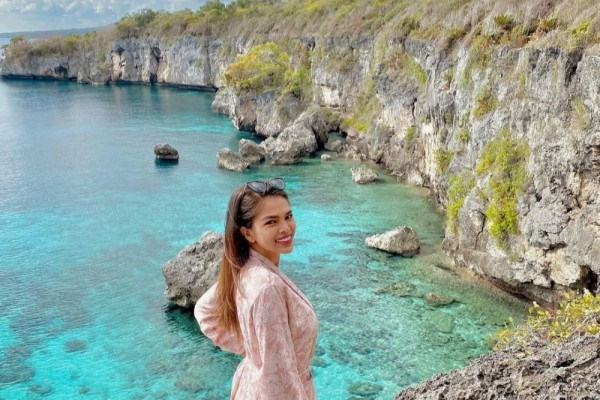
#> input picture chapter2/adam.jpg, 600 x 400 px
$ python gambar.py
#> lines starting #> are read from the running program, lines starting #| are printed output that depends on the picture
from PIL import Image
from PIL import ImageFilter

# Memuat gambar
image = Image.open('adam.jpg')
#> image is the input picture: PIL image 600x400 RGB; mean R, G, B 140.9, 159.3, 148.4

# Menyimpan gambar
image.save('result.jpg')

cropped_image = image.crop((10, 10, 200, 200))
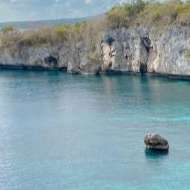
#> cropped_image: PIL image 190x190 RGB; mean R, G, B 132.7, 154.6, 161.2
cropped_image.save('cropped_result.jpg')

resized_image = cropped_image.resize((100, 100))
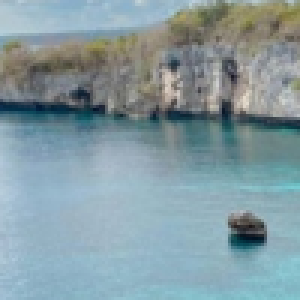
#> resized_image: PIL image 100x100 RGB (shown 3 times larger); mean R, G, B 132.7, 154.6, 161.2
resized_image.save('resized_result.jpg')

filtered_image = resized_image.filter(ImageFilter.BLUR)
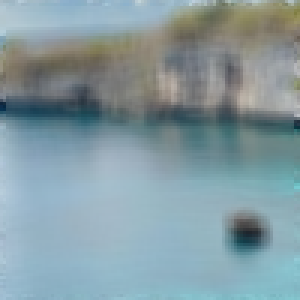
#> filtered_image: PIL image 100x100 RGB (shown 3 times larger); mean R, G, B 132.8, 154.7, 161.3
filtered_image.save('filtered_result.jpg')
